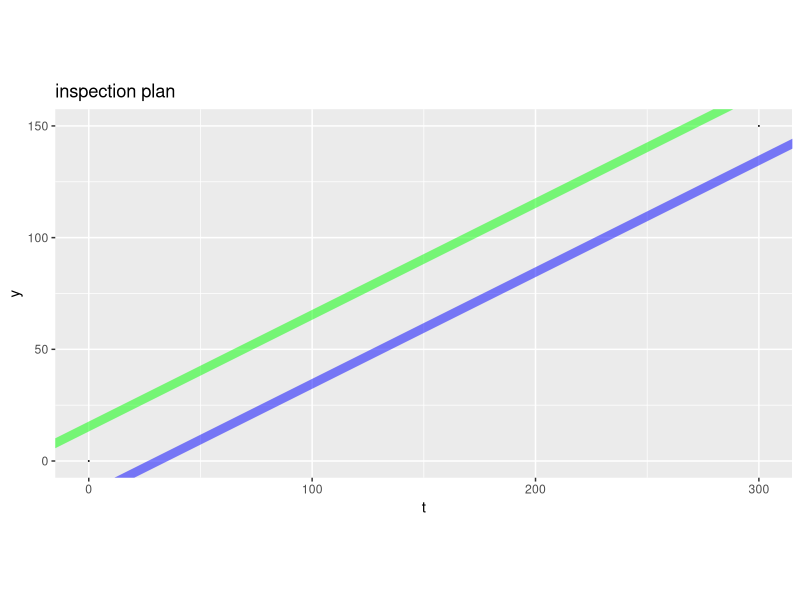
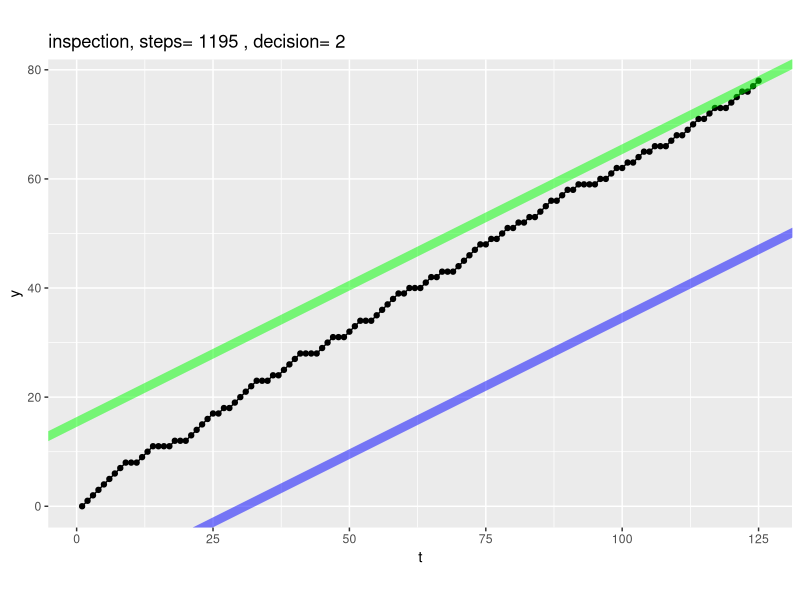
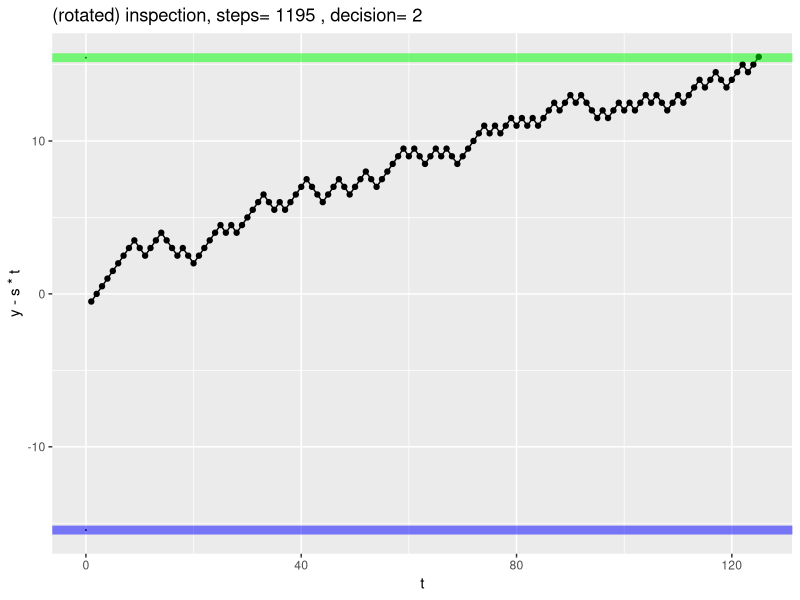

R code for these plots, in order: (Note: this script raises an error after producing the figures.)
## ---- chunk 1
# User chosen parameters
u <- 1.1  # measure to relative rate of 10%
a <- 0.05 # accept 5% chance of making wrong decision

# plug into Wald parameters
u1 <- u
u0 <- 1/u
b <- a

# Equations 6:7 and 6:8 of Section 6.4.2, page 111, Abraham Wald, Sequential Analysis, Dover 2004
# Sequential inspection plan
s <- log((1+u1)/(1+u0))/(log(u1)-log(u0))
h0 <- log(b/(1-a))/(log(u1)-log(u0))
h1 <- log((1-b)/a)/(log(u1)-log(u0))

library('ggplot2')
ggplot(data=data.frame(t=c(0,300),y=c(0,150)),
       mapping=aes(x=t,y=y)) +
  geom_point(size=0) +
  geom_abline(slope=s,intercept=h0,
              color='blue',size=3,alpha=0.5) +
  geom_abline(slope=s,intercept=h1,
              color='green',size=3,alpha=0.5) +
  coord_fixed() +
  ggtitle("inspection plan")
## ---- chunk 2
set.seed(3525)

# Unknown rates
p1 <- 0.05
p2 <- 0.055

simulate <- function(s,h0,h1,p1,p2) {
  # statistics we are tracking
  runLength <- 0
  t <- 0
  y <- 0
  
  d <- data.frame(t=rep(NA,1000),y=NA)
  inBounds <- TRUE
  while(inBounds) {
    c1 <- runif(1)<=p1
    c2 <- runif(1)<=p2
    if(c1!=c2) {
      t <- t+1
      y <- y+c2
      if(t<=nrow(d)) {
        d$t[[t]] <- t
        d$y[[t]] <- y
      }
      inBounds <- (y<=h1+s*t)&&(y>=h0+s*t)
    }
    runLength <- runLength+1
  }
  d <- d[!is.na(d$t),]
  decision <- ifelse(y/t>s,2,1)
  list(d=d,
       summary=data.frame(t=t,
                          y=y,
                          runLength=runLength,
                          decision=decision))
}

sim <- simulate(s,h0,h1,p1,p2)
ggplot(data=sim$d,mapping=aes(x=t,y=y)) +
  geom_point() + geom_line() +
  geom_abline(slope=s,intercept=h0,
              color='blue',size=3,alpha=0.5) +
  geom_abline(slope=s,intercept=h1,
              color='green',size=3,alpha=0.5) +
  coord_fixed() +
  ggtitle(paste("inspection, steps=",sim$summary$runLength,
                ', decision=',sim$summary$decision))
## ---- chunk 3
ggplot(data=sim$d,mapping=aes(x=t,y=y-s*t)) +
  geom_point(data=data.frame(x=c(0,0),y=c(-h1,h1)),
             mapping=aes(x=x,y=y),size=0) +
  geom_point() + geom_line() +
  geom_abline(slope=0,intercept=h0,
              color='blue',size=3,alpha=0.5) +
  geom_abline(slope=0,intercept=h1,
              color='green',size=3,alpha=0.5) +
  ggtitle(paste("(rotated) inspection, steps=",sim$summary$runLength,
                ', decision=',sim$summary$decision))
## ---- chunk 4
parallelCluster <- parallel::makeCluster(parallel::detectCores())
mkWorker <- function(s,h0,h1,p1,p2,simulate) {
  force(s)
  force(h0)
  force(h1)
  force(p1)
  force(p2)
  force(simulate)
  function(i) {
    si <- simulate(s,h0,h1,p1,p2)
    si$d$rep <- i
    si$summary$rep <- i
    si
  }
}
worker <- mkWorker(s,h0,h1,p1,p2,simulate)
reps <- parallel::parLapply(parallelCluster,
                            1:100,
                            worker)
parallel::stopCluster(parallelCluster)
parallelCluster <- NULL

d <- do.call(rbind,lapply(reps,function(r) {r$d}))
sum <- do.call(rbind,lapply(reps,function(r) {r$summary}))
print(summary(sum))

ggplot(data=d,mapping=aes(x=t,y=y-s*t)) +
  geom_point(data=data.frame(x=c(0,0),y=c(-h1,h1)),
             mapping=aes(x=x,y=y),size=0) +
  geom_line(alpha=0.5,mapping=aes(group=as.factor(rep))) +
  geom_smooth(color='orange') +
  geom_density2d(color='gold') +
  geom_abline(slope=0,intercept=h0,
              color='blue',size=3,alpha=0.5) +
  geom_abline(slope=0,intercept=h1,
              color='green',size=3,alpha=0.5) +
  ggtitle("(rotated) many repetitions of the experiment")

ggplot(data=sum,mapping=aes(x=runLength)) + 
  geom_density(adjust=0.2) + ggtitle('experiment run times')
## ---- chunk 5
(1/(p1+p2-p1*p2))*(h1-h0)^2
mean(sum$runLength)
summary(as.factor(sum$decision))
